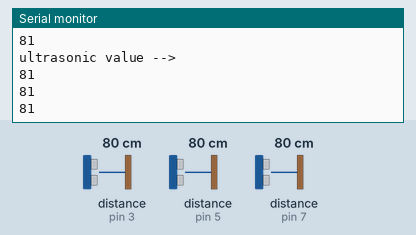
Simulated run of this sketch. Board: Arduino Uno, built with avr-gcc and run on an emulated ATmega328P. Shown: the last lines printed to the serial monitor. Wiring (inferred from the names in the program): 3 × ultrasonic range finder: trigger pin 2, echo pin 3 / trigger pin 4, echo pin 5 / trigger pin 6, echo pin 7. The inputs (shaded band) are chosen by the test bench; at power-on: distance to the obstacle (sensors on pin 3, pin 5, pin 7) 80 cm. The echo pulse lasts 58.3 µs per cm.

Above: at 2.3 s.
2.4 s: distance to the obstacle (sensor on pin 3) set to 2 cm
At 3.4 s:
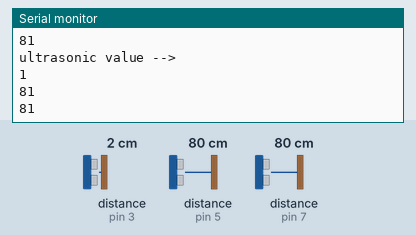
4.5 s: distance to the obstacle (sensor on pin 5) set to 4 cm
At 5.8 s:
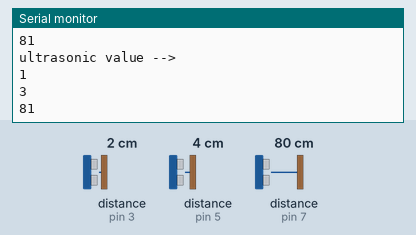
6.6 s: distance to the obstacle (sensor on pin 7) set to 9 cm
At 8.4 s:
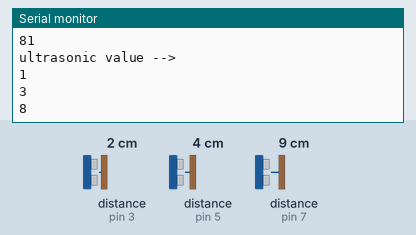
8.7 s: distance to the obstacle (sensor on pin 3) set to 18 cm
At 10.0 s:
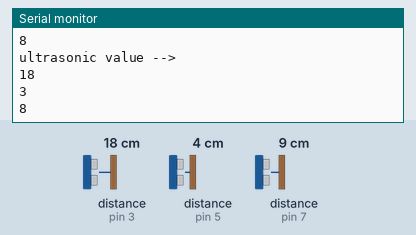
10.8 s: distance to the obstacle (sensor on pin 5) set to 35 cm
At 12.6 s:
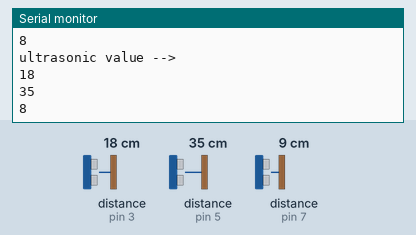
12.9 s: distance to the obstacle (sensor on pin 7) set to 60 cm
At 14.0 s:
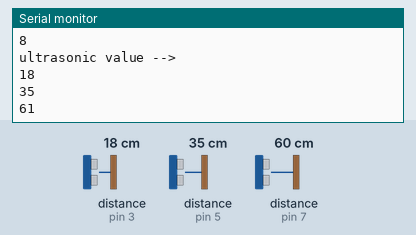
Timing chart, 0 to 15.9 s (numbered marks = the images above; inputs shaded):
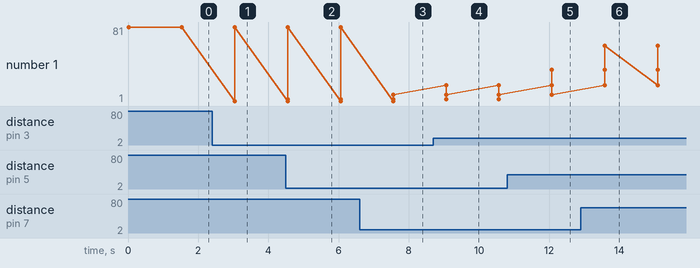

Measured:
- after the input at 2.4 s, the serial monitor: prints a new line after 0.65 s (image 1)
- after the input at 4.5 s, the serial monitor: prints a new line after 0.05 s (image 2)
- after the input at 6.6 s, the serial monitor: prints a new line after 0.96 s (image 3)
- after the input at 8.7 s, the serial monitor: prints a new line after 0.37 s (image 4)
- after the input at 10.8 s, the serial monitor: prints a new line after 1.3 s (image 5)
- after the input at 12.9 s, the serial monitor: prints a new line after 0.68 s (image 6)
- plotted number 1: 81 → 8 after the input at 6.6 s, 8 → 61 after the input at 12.9 s

The sketch:

Ultrasonic.ino
```cpp
#define trig1 2
#define echo1 3
#define trig2 4
#define echo2 5
#define trig3 6
#define echo3 7

int ultraSonic1 = 0, ultraSonic2 = 0, ultraSonic3 = 0;
int distance=0,t=0;

void setup()
{
  Serial.begin(115200);
    pinMode(trig1,OUTPUT);
  pinMode(echo1,INPUT);
  pinMode(trig2,OUTPUT);
  pinMode(echo2,INPUT);
  pinMode(trig3,OUTPUT);
  pinMode(echo3,INPUT);

}

int ultraSonicFunction(int trig, int echo) {
  digitalWrite(trig,LOW);
  delayMicroseconds(5);
  digitalWrite(trig,HIGH);
  delayMicroseconds(10);
  digitalWrite(trig,LOW);
  t=pulseIn(echo,HIGH);
  distance=t/57;//Distance = (Speed of Sound * Time/2) = t/(1/((350*0.0001)/2))

  return distance;
}

void loop()
{
   ultraSonic1 = ultraSonicFunction(trig1, echo1);
 ultraSonic2 = ultraSonicFunction(trig2, echo2);
 ultraSonic3 = ultraSonicFunction(trig3, echo3);

 Serial.println("ultrasonic value -->");
  Serial.println(ultraSonic1);
  Serial.println(ultraSonic2);
  Serial.println(ultraSonic3);

  delay(1500);

}
```
